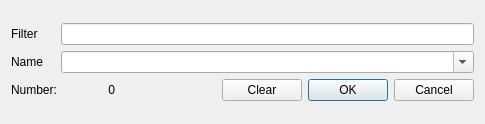
<?xml version="1.0" encoding="UTF-8"?>
<ui version="4.0">
 <class>QEStripChartItemDialog</class>
 <widget class="QWidget" name="QEStripChartItemDialog">
  <property name="geometry">
   <rect>
    <x>0</x>
    <y>0</y>
    <width>485</width>
    <height>124</height>
   </rect>
  </property>
  <property name="minimumSize">
   <size>
    <width>420</width>
    <height>124</height>
   </size>
  </property>
  <property name="maximumSize">
   <size>
    <width>888</width>
    <height>124</height>
   </size>
  </property>
  <property name="windowTitle">
   <string>Strip Chart PV Setup</string>
  </property>
  <layout class="QVBoxLayout" name="verticalLayout_2">
   <item>
    <layout class="QVBoxLayout" name="verticalLayout">
     <item>
      <layout class="QHBoxLayout" name="horizontalLayout_4">
       <item>
        <widget class="QLabel" name="label_2">
         <property name="minimumSize">
          <size>
           <width>44</width>
           <height>0</height>
          </size>
         </property>
         <property name="maximumSize">
          <size>
           <width>44</width>
           <height>16777215</height>
          </size>
         </property>
         <property name="text">
          <string>Filter</string>
         </property>
         <property name="indent">
          <number>0</number>
         </property>
        </widget>
       </item>
       <item>
        <widget class="QLineEdit" name="filterEdit">
         <property name="minimumSize">
          <size>
           <width>300</width>
           <height>0</height>
          </size>
         </property>
         <property name="text">
          <string/>
         </property>
        </widget>
       </item>
      </layout>
     </item>
     <item>
      <layout class="QHBoxLayout" name="horizontalLayout">
       <item>
        <widget class="QLabel" name="label">
         <property name="minimumSize">
          <size>
           <width>44</width>
           <height>0</height>
          </size>
         </property>
         <property name="maximumSize">
          <size>
           <width>44</width>
           <height>16777215</height>
          </size>
         </property>
         <property name="text">
          <string>Name</string>
         </property>
         <property name="indent">
          <number>0</number>
         </property>
        </widget>
       </item>
       <item>
        <widget class="QComboBox" name="pvNameEdit">
         <property name="minimumSize">
          <size>
           <width>300</width>
           <height>0</height>
          </size>
         </property>
         <property name="editable">
          <bool>true</bool>
         </property>
         <property name="maxVisibleItems">
          <number>40</number>
         </property>
         <property name="maxCount">
          <number>100000</number>
         </property>
         <property name="insertPolicy">
          <enum>QComboBox::InsertAtTop</enum>
         </property>
        </widget>
       </item>
      </layout>
     </item>
     <item>
      <layout class="QHBoxLayout" name="horizontalLayout_2">
       <item>
        <widget class="QLabel" name="label_4">
         <property name="minimumSize">
          <size>
           <width>56</width>
           <height>0</height>
          </size>
         </property>
         <property name="maximumSize">
          <size>
           <width>56</width>
           <height>16777215</height>
          </size>
         </property>
         <property name="text">
          <string>Number: </string>
         </property>
        </widget>
       </item>
       <item>
        <widget class="QLabel" name="matchCountLabel">
         <property name="minimumSize">
          <size>
           <width>42</width>
           <height>0</height>
          </size>
         </property>
         <property name="maximumSize">
          <size>
           <width>42</width>
           <height>16777215</height>
          </size>
         </property>
         <property name="text">
          <string>0</string>
         </property>
         <property name="alignment">
          <set>Qt::AlignRight|Qt::AlignTrailing|Qt::AlignVCenter</set>
         </property>
        </widget>
       </item>
       <item>
        <spacer name="horizontalSpacer_2">
         <property name="orientation">
          <enum>Qt::Horizontal</enum>
         </property>
         <property name="sizeHint" stdset="0">
          <size>
           <width>200</width>
           <height>20</height>
          </size>
         </property>
        </spacer>
       </item>
       <item>
        <widget class="QPushButton" name="clearButton">
         <property name="minimumSize">
          <size>
           <width>80</width>
           <height>0</height>
          </size>
         </property>
         <property name="text">
          <string>Clear</string>
         </property>
        </widget>
       </item>
       <item>
        <widget class="QDialogButtonBox" name="buttonBox">
         <property name="standardButtons">
          <set>QDialogButtonBox::Cancel|QDialogButtonBox::Ok</set>
         </property>
        </widget>
       </item>
      </layout>
     </item>
    </layout>
   </item>
  </layout>
 </widget>
 <resources/>
 <connections/>
</ui>
